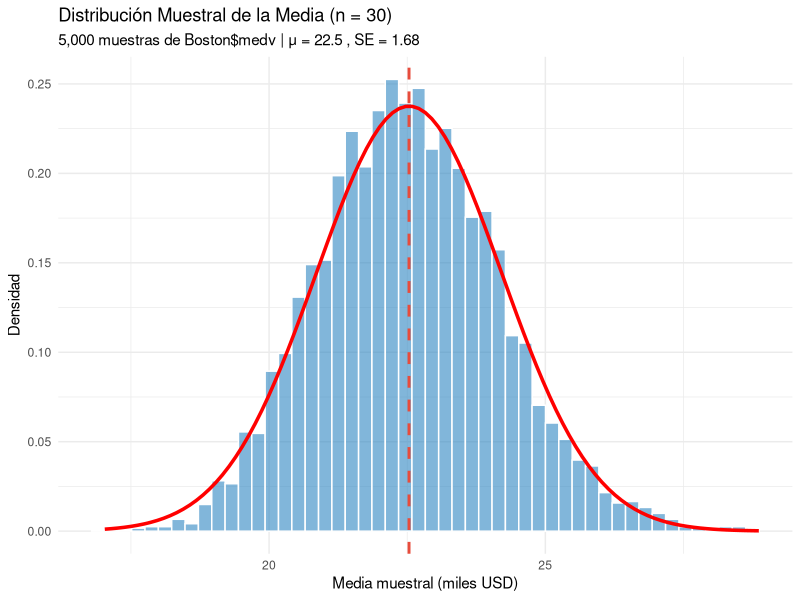
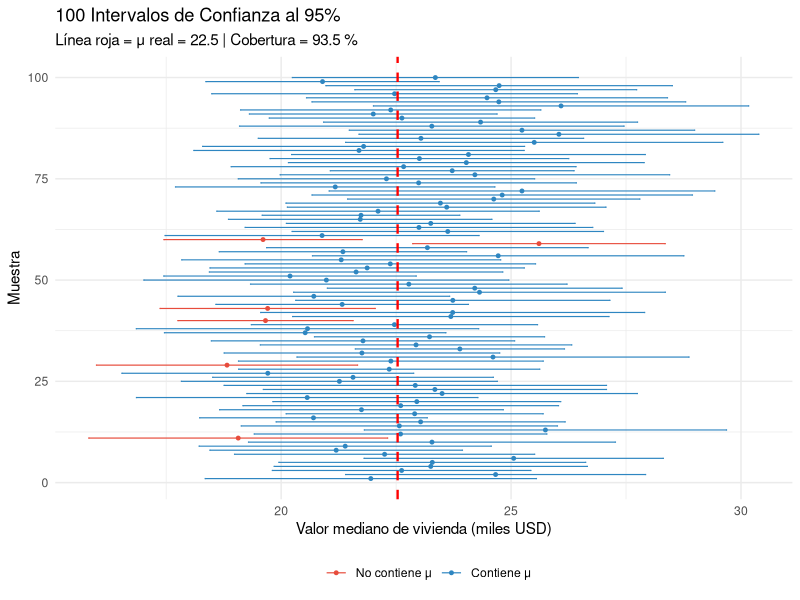
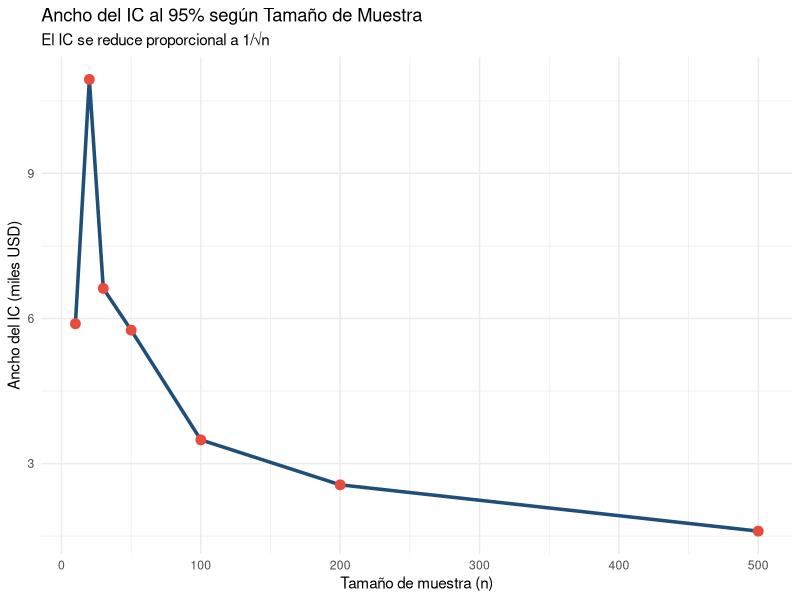
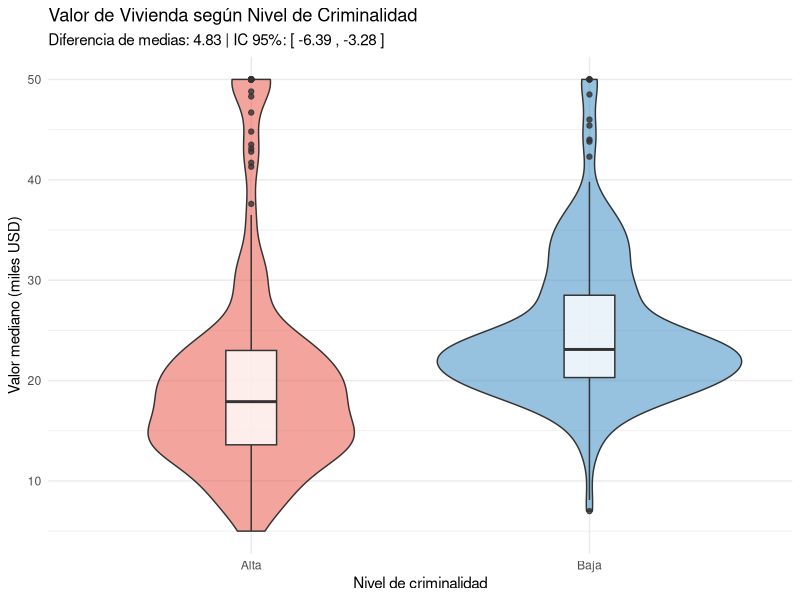

Generate these figures, in order, with R:
## ---- chunk 1
#| label: setup
# install.packages(c("tidyverse", "ggplot2", "MASS"))
library(tidyverse)
library(ggplot2)
library(MASS)  # Dataset Boston (precios de viviendas)
## ---- chunk 2
#| label: poblacion-muestra
data(Boston)
cat("Dataset Boston: precios de viviendas en suburbios de Boston\n")
cat("N (población simulada):", nrow(Boston), "observaciones\n")
str(Boston[, c("medv", "rm", "lstat", "crim")])

# Parámetros poblacionales
mu_pop <- mean(Boston$medv)
sigma_pop <- sd(Boston$medv)
cat("\nParámetros poblacionales:\n")
cat("  μ (media) =", round(mu_pop, 2), "mil USD\n")
cat("  σ (desv. est.) =", round(sigma_pop, 2), "mil USD\n")

# Tomar UNA muestra aleatoria
set.seed(42)
n <- 30
muestra <- sample(Boston$medv, n)
cat("\nEstadísticos muestrales (n =", n, "):\n")
cat("  x̄ (media) =", round(mean(muestra), 2), "\n")
cat("  s (desv. est.) =", round(sd(muestra), 2), "\n")
cat("  Diferencia |x̄ - μ| =", round(abs(mean(muestra) - mu_pop), 2), "\n")
## ---- chunk 3
#| label: dist-muestral
set.seed(123)
n_muestras <- 5000
n <- 30

medias_muestrales <- replicate(n_muestras, mean(sample(Boston$medv, n)))

cat("E(X̄) teórica =", round(mu_pop, 2), "\n")
cat("E(X̄) simulada =", round(mean(medias_muestrales), 2), "\n")
cat("SE teórico = σ/√n =", round(sigma_pop / sqrt(n), 2), "\n")
cat("SE simulado =", round(sd(medias_muestrales), 2), "\n")
## ---- chunk 4
#| label: fig-dist-muestral
#| fig-cap: "Distribución muestral de la media (n = 30)"
df_dist_muestral <- data.frame(media = medias_muestrales)

ggplot(df_dist_muestral, aes(x = media)) +
  geom_histogram(aes(y = after_stat(density)), bins = 50,
                 fill = "#2E86C1", alpha = 0.6, color = "white") +
  stat_function(fun = dnorm,
                args = list(mean = mu_pop, sd = sigma_pop / sqrt(n)),
                color = "red", size = 1.2) +
  geom_vline(xintercept = mu_pop, color = "#E74C3C",
             linetype = "dashed", size = 1) +
  labs(title = "Distribución Muestral de la Media (n = 30)",
       subtitle = paste("5,000 muestras de Boston$medv | μ =",
                        round(mu_pop, 1), ", SE =",
                        round(sigma_pop / sqrt(n), 2)),
       x = "Media muestral (miles USD)", y = "Densidad") +
  theme_minimal()
## ---- chunk 5
#| label: propiedades-estimadores
tamanos <- c(5, 10, 30, 50, 100, 200)
resultados <- data.frame()

set.seed(456)
for (n_size in tamanos) {
  medias <- replicate(5000, mean(sample(Boston$medv, n_size)))
  resultados <- rbind(resultados, data.frame(
    n = n_size,
    media_de_medias = mean(medias),
    se_estimado = sd(medias),
    se_teorico = sigma_pop / sqrt(n_size),
    sesgo = mean(medias) - mu_pop
  ))
}

cat("  n     E(X̄)     SE_est   SE_teor  Sesgo\n")
cat("------  ------   ------   ------   ------\n")
for (i in 1:nrow(resultados)) {
  cat(sprintf("  %3d   %6.2f   %6.2f   %6.2f   %6.3f\n",
              resultados$n[i], resultados$media_de_medias[i],
              resultados$se_estimado[i], resultados$se_teorico[i],
              resultados$sesgo[i]))
}
cat("\n→ El sesgo es ~0 para todos los n (estimador insesgado)\n")
cat("→ El SE decrece con √n (estimador consistente)\n")
## ---- chunk 6
#| label: eficiencia
set.seed(789)
n <- 30
medias_est <- replicate(5000, mean(sample(Boston$medv, n)))
medianas_est <- replicate(5000, median(sample(Boston$medv, n)))

cat("Eficiencia (estimando μ):\n")
cat("  Var(media):   ", round(var(medias_est), 3), "\n")
cat("  Var(mediana): ", round(var(medianas_est), 3), "\n")
cat("  Eficiencia relativa:", round(var(medias_est) / var(medianas_est), 3), "\n")
cat("  → La media es más eficiente (menor varianza)\n")
## ---- chunk 7
#| label: ic-media
set.seed(42)
n <- 30
muestra <- sample(Boston$medv, n)
x_bar <- mean(muestra)
s <- sd(muestra)

alpha <- 0.05
t_crit <- qt(1 - alpha/2, df = n - 1)
se <- s / sqrt(n)
ic_lower <- x_bar - t_crit * se
ic_upper <- x_bar + t_crit * se

cat("Muestra: n =", n, ", x̄ =", round(x_bar, 2),
    ", s =", round(s, 2), "\n")
cat("IC 95%: [", round(ic_lower, 2), ",", round(ic_upper, 2), "]\n")
cat("t* (df =", n-1, ") =", round(t_crit, 3), "\n")
cat("¿Contiene μ =", round(mu_pop, 2), "?",
    ifelse(mu_pop >= ic_lower & mu_pop <= ic_upper, "SÍ", "NO"), "\n")

# Usando t.test()
cat("\nUsando t.test():\n")
print(t.test(muestra, conf.level = 0.95))
## ---- chunk 8
#| label: cobertura
set.seed(2026)
n <- 30
n_sim <- 1000
alpha <- 0.05

ics <- data.frame(
  id = 1:n_sim, lower = numeric(n_sim), upper = numeric(n_sim),
  x_bar = numeric(n_sim), contiene_mu = logical(n_sim)
)

for (i in 1:n_sim) {
  muestra_i <- sample(Boston$medv, n)
  test <- t.test(muestra_i, conf.level = 1 - alpha)
  ics$lower[i] <- test$conf.int[1]
  ics$upper[i] <- test$conf.int[2]
  ics$x_bar[i] <- test$estimate
  ics$contiene_mu[i] <- mu_pop >= test$conf.int[1] & mu_pop <= test$conf.int[2]
}

cobertura <- mean(ics$contiene_mu) * 100
cat("Cobertura empírica (", n_sim, "ICs al 95%):", cobertura, "%\n")
cat("Cobertura nominal: 95%\n")
## ---- chunk 9
#| label: fig-cobertura
#| fig-cap: "100 intervalos de confianza al 95%"
ics_plot <- ics[1:100, ]
ics_plot$id <- 1:100

ggplot(ics_plot, aes(x = id, y = x_bar, color = contiene_mu)) +
  geom_point(size = 1) +
  geom_errorbar(aes(ymin = lower, ymax = upper), width = 0.3, size = 0.4) +
  geom_hline(yintercept = mu_pop, color = "red",
             linetype = "dashed", size = 0.8) +
  scale_color_manual(values = c("FALSE" = "#E74C3C", "TRUE" = "#2E86C1"),
                     labels = c("No contiene μ", "Contiene μ")) +
  coord_flip() +
  labs(title = "100 Intervalos de Confianza al 95%",
       subtitle = paste("Línea roja = μ real =", round(mu_pop, 1),
                        "| Cobertura =", round(cobertura, 1), "%"),
       x = "Muestra", y = "Valor mediano de vivienda (miles USD)",
       color = "") +
  theme_minimal() +
  theme(legend.position = "bottom")
## ---- chunk 10
#| label: efecto-n
set.seed(100)
tamanos_n <- c(10, 20, 30, 50, 100, 200, 500)
anchos_ic <- numeric(length(tamanos_n))

for (i in seq_along(tamanos_n)) {
  muestra_i <- sample(Boston$medv, tamanos_n[i])
  test <- t.test(muestra_i, conf.level = 0.95)
  anchos_ic[i] <- diff(test$conf.int)
}

df_ancho <- data.frame(n = tamanos_n, ancho = anchos_ic)

cat("  n     Ancho del IC 95%\n")
cat("------  ----------------\n")
for (i in 1:nrow(df_ancho)) {
  cat(sprintf("  %3d   %8.2f\n", df_ancho$n[i], df_ancho$ancho[i]))
}
## ---- chunk 11
#| label: fig-ancho-ic
#| fig-cap: "El IC se estrecha con mayor tamaño de muestra"
ggplot(df_ancho, aes(x = n, y = ancho)) +
  geom_line(color = "#1F4E79", size = 1.2) +
  geom_point(color = "#E74C3C", size = 3) +
  labs(title = "Ancho del IC al 95% según Tamaño de Muestra",
       subtitle = "El IC se reduce proporcional a 1/√n",
       x = "Tamaño de muestra (n)", y = "Ancho del IC (miles USD)") +
  theme_minimal()
## ---- chunk 12
#| label: niveles-confianza
set.seed(42)
muestra <- sample(Boston$medv, 50)
niveles <- c(0.90, 0.95, 0.99)

cat("Muestra: n = 50, x̄ =", round(mean(muestra), 2), "\n\n")
for (nivel in niveles) {
  test <- t.test(muestra, conf.level = nivel)
  cat(sprintf("IC al %d%%: [%.2f, %.2f] — Ancho: %.2f\n",
              nivel * 100, test$conf.int[1], test$conf.int[2],
              diff(test$conf.int)))
}
cat("\n→ Mayor confianza = IC más ancho (trade-off)\n")
## ---- chunk 13
#| label: ic-proporciones
umbral <- 30
exitos <- sum(Boston$medv > umbral)
n_total <- nrow(Boston)
p_hat <- exitos / n_total

cat("¿Proporción de viviendas con valor > $30K?\n")
cat("p̂ =", round(p_hat, 3), "(", exitos, "de", n_total, ")\n")

se_p <- sqrt(p_hat * (1 - p_hat) / n_total)
z_crit <- qnorm(0.975)
ic_p_lower <- p_hat - z_crit * se_p
ic_p_upper <- p_hat + z_crit * se_p
cat("IC 95% (Wald): [", round(ic_p_lower, 3), ",",
    round(ic_p_upper, 3), "]\n")

cat("\nUsando prop.test():\n")
print(prop.test(exitos, n_total, conf.level = 0.95))
## ---- chunk 14
#| label: ic-diferencia
Boston <- Boston %>%
  mutate(alta_crim = ifelse(crim > median(crim), "Alta", "Baja"))

cat("Comparar valor de viviendas según nivel de criminalidad:\n")
Boston %>%
  group_by(alta_crim) %>%
  summarise(
    n = n(),
    media = round(mean(medv), 2),
    desv_est = round(sd(medv), 2),
    .groups = "drop"
  ) %>%
  print()

test_2m <- t.test(medv ~ alta_crim, data = Boston, conf.level = 0.95)
cat("\nt.test para diferencia de medias:\n")
print(test_2m)
## ---- chunk 15
#| label: fig-criminalidad
#| fig-cap: "Valor de vivienda según nivel de criminalidad"
ggplot(Boston, aes(x = alta_crim, y = medv, fill = alta_crim)) +
  geom_violin(alpha = 0.5) +
  geom_boxplot(width = 0.15, fill = "white", alpha = 0.8) +
  scale_fill_manual(values = c("#E74C3C", "#2E86C1")) +
  labs(title = "Valor de Vivienda según Nivel de Criminalidad",
       subtitle = paste("Diferencia de medias:",
                        round(diff(test_2m$estimate), 2),
                        "| IC 95%: [",
                        round(test_2m$conf.int[1], 2), ",",
                        round(test_2m$conf.int[2], 2), "]"),
       x = "Nivel de criminalidad", y = "Valor mediano (miles USD)") +
  theme_minimal() +
  theme(legend.position = "none")
## ---- chunk 16
#| label: ejercicio
set.seed(2026)
n <- 40
muestra_rm <- sample(Boston$rm, n)

cat("Análisis de número de habitaciones (n =", n, "):\n")
cat("x̄ =", round(mean(muestra_rm), 3), "\n")
cat("s =", round(sd(muestra_rm), 3), "\n")
cat("SE =", round(sd(muestra_rm)/sqrt(n), 3), "\n")

test_rm <- t.test(muestra_rm, conf.level = 0.95)
cat("IC 95%: [", round(test_rm$conf.int[1], 3), ",",
    round(test_rm$conf.int[2], 3), "]\n")
cat("μ real =", round(mean(Boston$rm), 3), "\n")
cat("¿Contiene μ?",
    ifelse(mean(Boston$rm) >= test_rm$conf.int[1] &
           mean(Boston$rm) <= test_rm$conf.int[2], "SÍ", "NO"), "\n")
